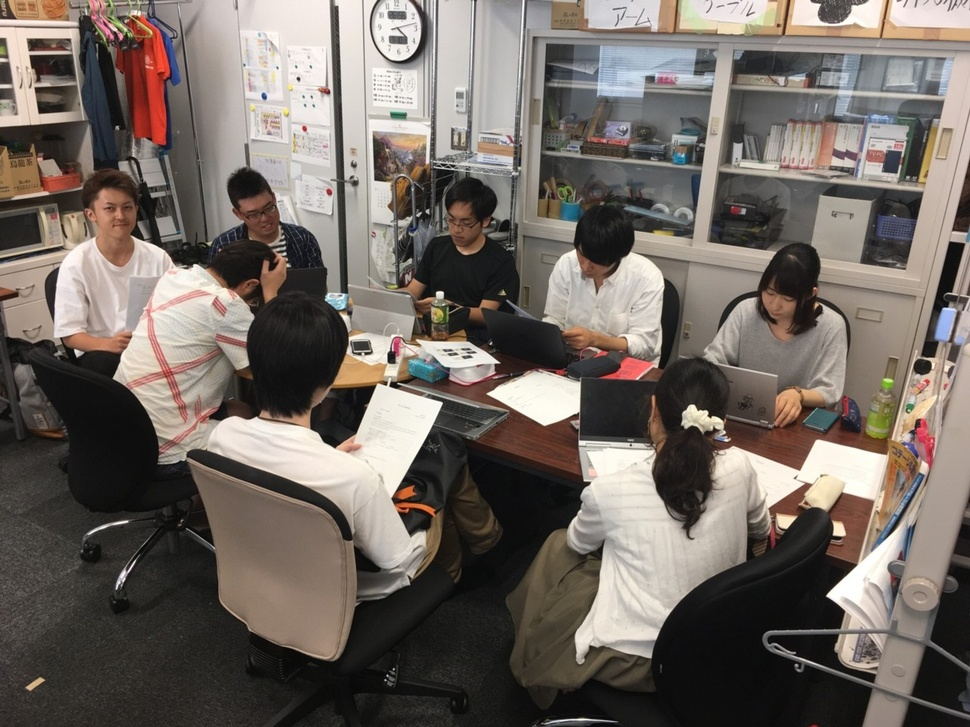
//> input picture image/InICL1280.jpg, 970 x 727 px, shrunk from 1280 x 960 before the run
$ ./sp11-tempMatch0 ../image/InICL1280.jpg ../image/InICL640.jpg   (built with g++ and OpenCV 4)
//> lines starting //> are read from the running program, lines starting //| are printed output that depends on the picture
#include <opencv2/opencv.hpp>
#include <iostream>
#include <string>

using namespace std;

void templateMatch(char* fileName, char* templName){
//> called with fileName = "../image/InICL1280.jpg", templName = "../image/InICL640.jpg"
	cv::Mat image = cv::imread(fileName);
//> image is the input picture: 727 rows x 970 cols, CV_8UC3; mean B, G, R 98.2, 104.8, 113.3
	if (image.empty()){
		std::cout << "入力画像読み込み失敗" << std::endl;
		return;
	}
	cv::Mat templ = cv::imread(templName);
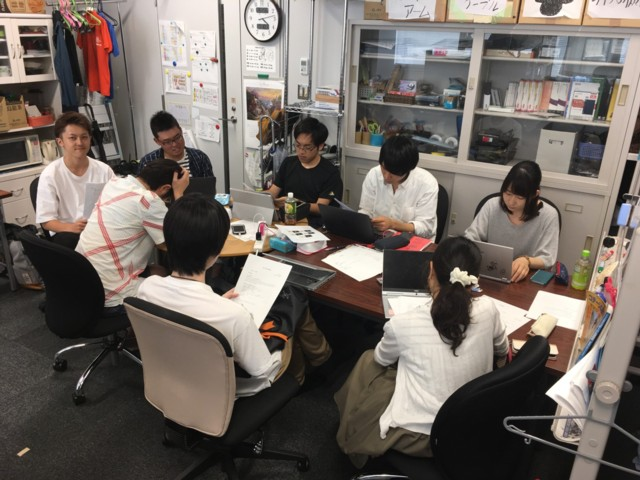
//> input picture image/InICL640.jpg, 640 x 480 px
//> templ is the input picture: 480 rows x 640 cols, CV_8UC3; mean B, G, R 98.3, 104.8, 113.4
	if (image.empty()){
		std::cout << "テンプレート画像読み込み失敗" << std::endl;
		return;
	}

	cv::Mat simula;
	cv::Mat simulaout;
	cv::Mat simulaoutth;
	int thld = 200; // 0～255 の値域に対する閾値

//	cv::cvtColor(image,gray,CV_BGR2GRAY);
	cv::matchTemplate(image,templ,simula, cv::TM_SQDIFF_NORMED);
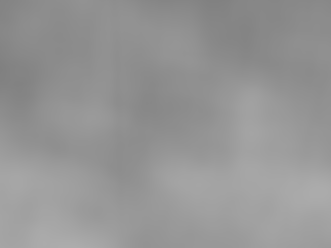
//> simula: 248 rows x 331 cols, CV_32FC1; min 0.504, max 0.678, mean 0.586
	// または CV_TM_CCORR_NORMED

	// 評価データsimula の32Fから8Uへの型変換
	// 引数は，出力Mat，型(ビット深度)，
	// α(スケールファクタ), β(足される値)
	simula.convertTo(simulaout,CV_8U,-255,255);
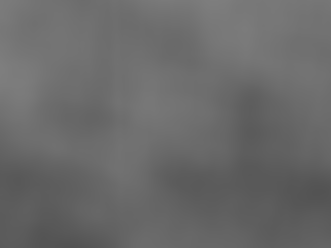
//> simulaout: 248 rows x 331 cols, CV_8UC1; min 82, max 126, mean 105.5
	// -255,255 は0～1を 255～0 に値域変換
	// 255,0 は0～1を 0～255 に値域変換
	// 127.5, 128 は-1～1を 0～255 に値域変換

	// 入力Mat,出力Mat,閾値,maxVal,閾値処理手法
	cv::threshold(simulaout,simulaoutth,thld,255,cv::THRESH_BINARY);
//> simulaoutth: 248 rows x 331 cols, CV_8UC1; every value is 0
	cv::imshow("Input", image);
	cv::imshow("Template", templ);
	cv::imshow("Output1", simulaout);
	cv::imshow("Output2", simulaoutth);
	cv::waitKey();
    return;
}

int main(int argc, char* argv[])
{
	if (argc < 3){
		cout << "agrs: filename template" << endl;
	} else {
		templateMatch(argv[1], argv[2]);
	}
	return 0;
}
